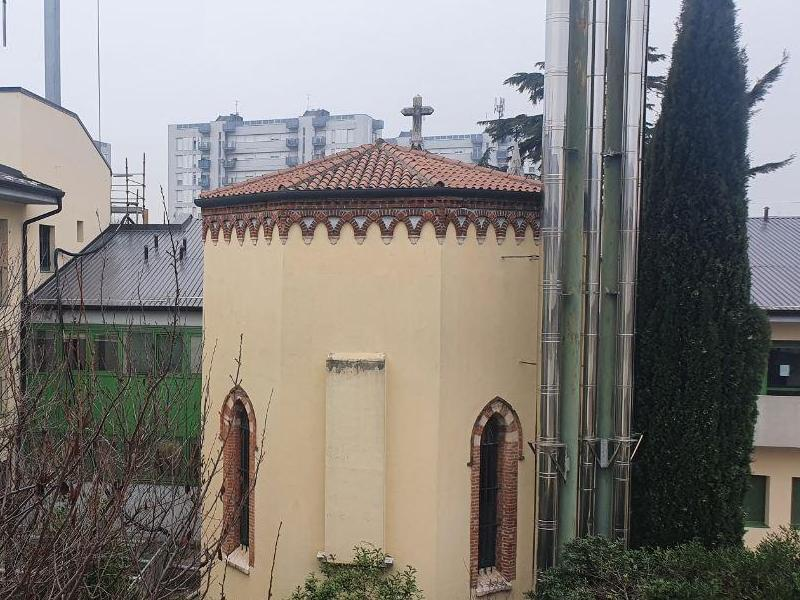
%> input picture Computer vision/Assignments/Assignment 06 - Mosaicing/img1.jpg, 800 x 600 px
$ octave assignment6.m   (GNU Octave 9; MATLAB toolbox functions it lacks are replaced by stand-ins)
%> lines starting %> are read from the running program, lines starting %| are printed output that depends on the picture
% assignment6.m
% Author: Lorenzo Busellato
%
% This script implements the computation of the homography that aligns two
% stereo images. The homography is computed by firstly constructing the
% following linear system:
%
%   kron(mi1, mi2x)vec(H) = 0
%
% where kron is the Kronecker product, mi1 is a set of points on the left
% image, mi2x is the cross product matrix of the points in the right image
% corresponding to mi1 and vec(H) is the vectorization of the homography H.
% The system is then solved using SVD.
% Finally the resulting homography is used to warp the second
% image into the reference frame of the first, in order to produce a
% mosaicing of the two images.

%% SETUP
clearvars;
close all;
clc;
% Load in the images
img1 = rgb2gray(imread('./img1.jpg'));
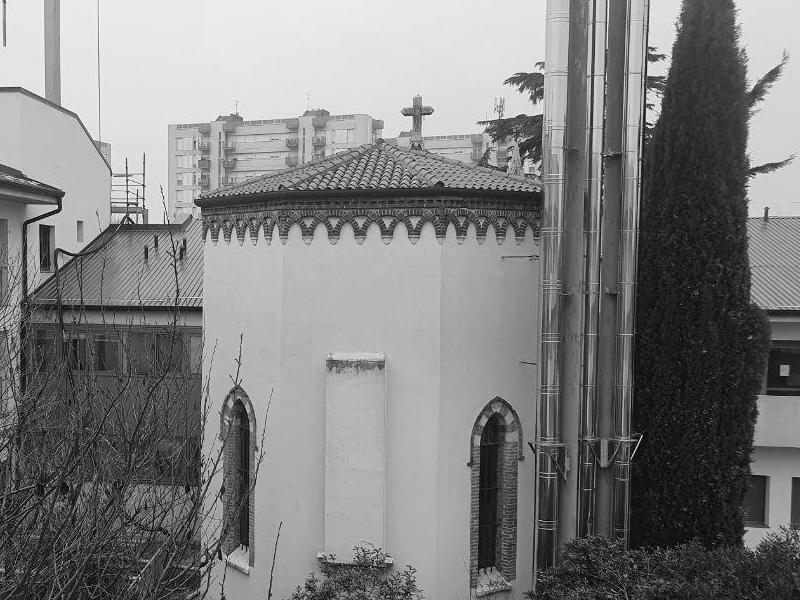
%> img1: size 600x800 uint8; min 0, max 255, mean 127.4
img2 = rgb2gray(imread('./img2.jpg'));
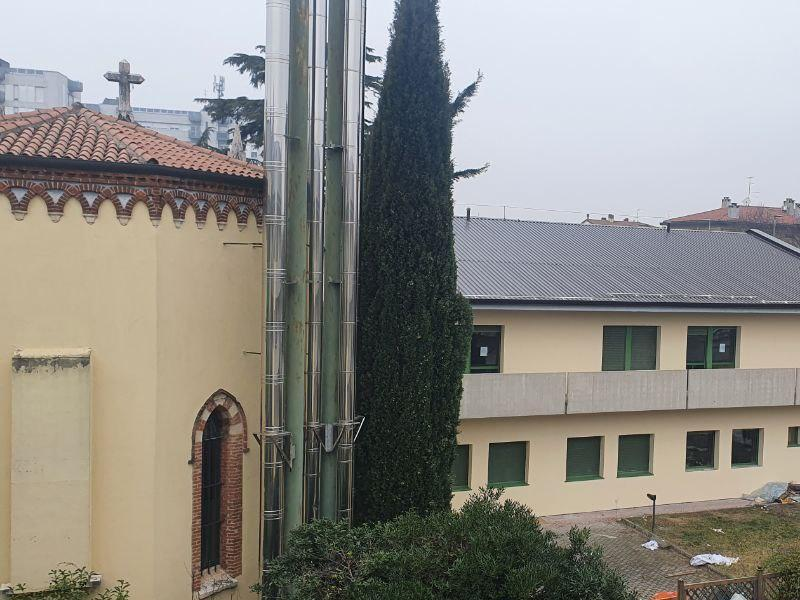
%> input picture Computer vision/Assignments/Assignment 06 - Mosaicing/img2.jpg, 800 x 600 px
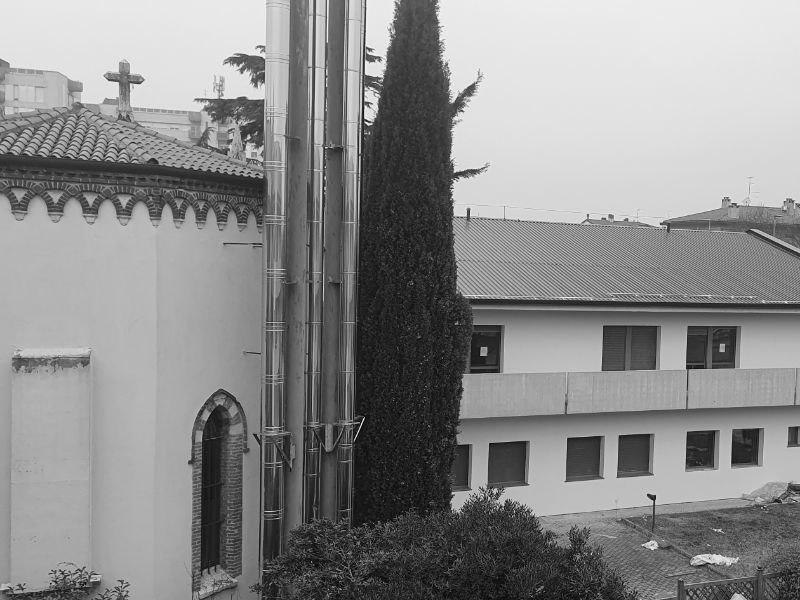
%> img2: size 600x800 uint8; min 0, max 254, mean 138.8
% Set up the figures
fig1 = figure();
title('Pick a point');
hold on;
imshow(img1);
fig2 = figure();
title('Pick the corresponding point');
hold on;
imshow(img2);
n = 10; % Number of points to acquire

%% POINT ACQUISITION
p1 = zeros(2, n);
p2 = zeros(2, n);
for i = 1:n
    figure(fig1);
    hold on;
%> (the run ends here)
